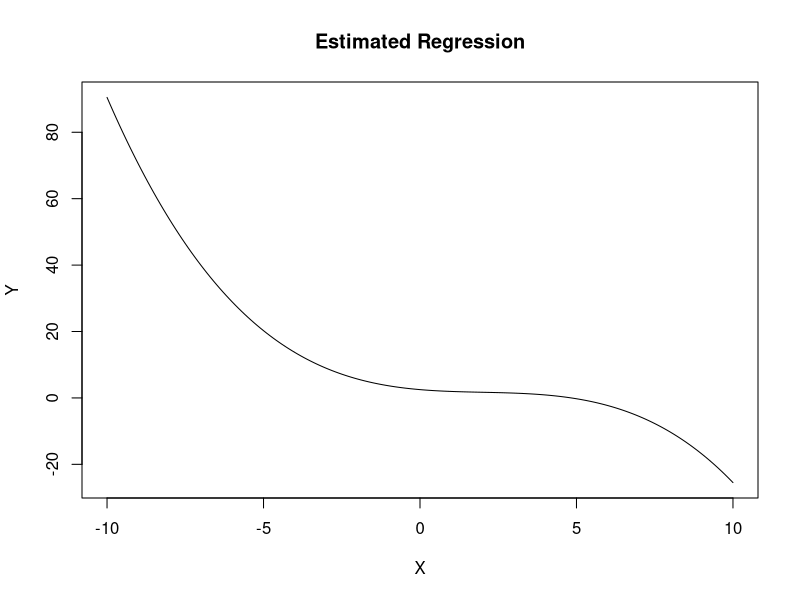

Write R code to recreate this figure.
# Input the estimated coefficients
beta0 <- 2.5
beta1 <- -0.8
beta2 <- 0.3
beta3 <- -0.05

# Generate data
X <- seq(-10, 10, by = 0.1)
Y_hat <- beta0 + beta1*X + beta2*X^2 + beta3*X^3

# Plot the graph
plot(X, Y_hat, type = "l", xlab = "X", ylab = "Y", main = "Estimated Regression")
